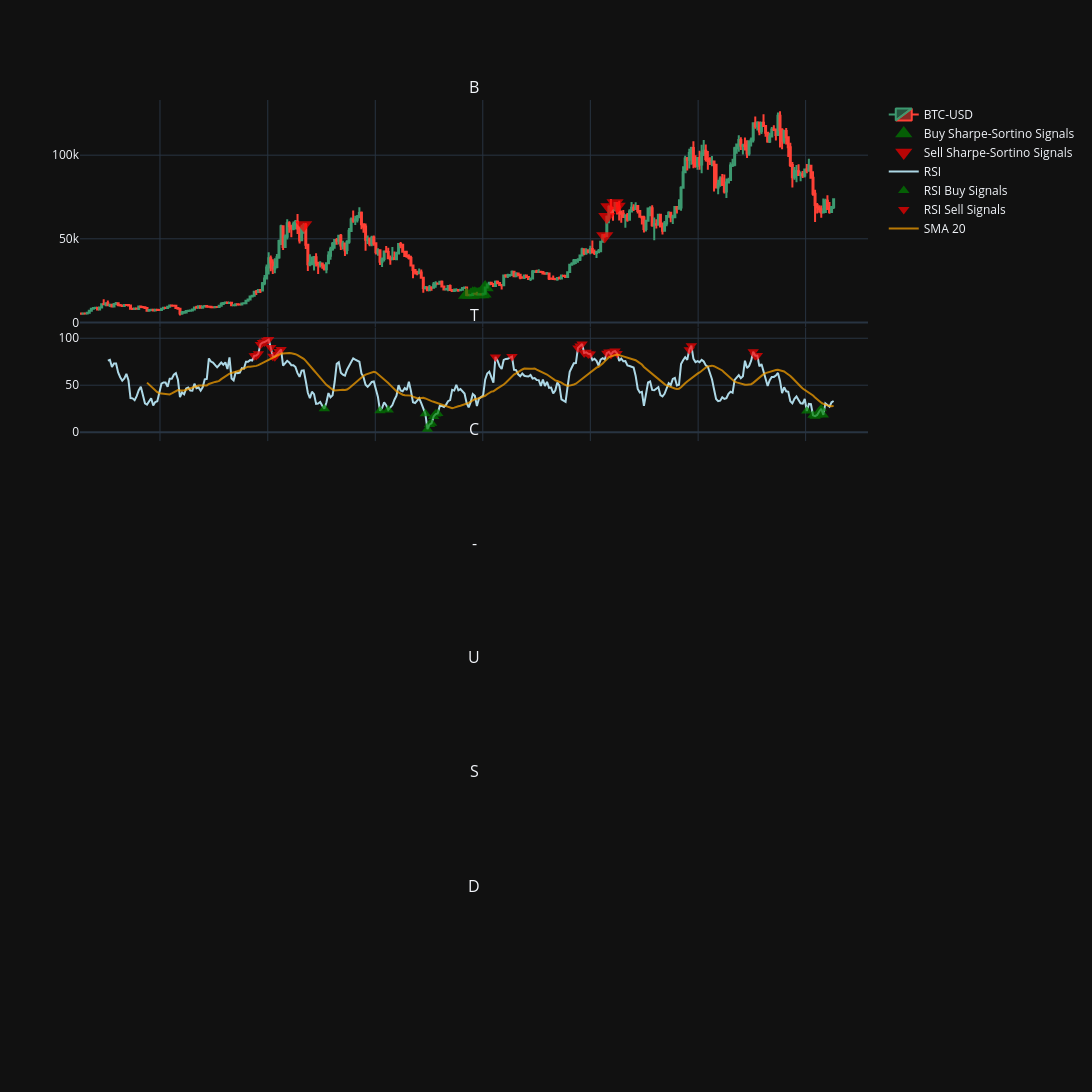

The notebook cell saved with this chart:
### Code cell
fig.add_trace(go.Scatter(
    x=btc_rsi_values.index,
    y=btc_rsi_values,
    line=dict(color='lightblue', width=2),
    showlegend=True,
    name='RSI'
), row=2, col=1)

fig.add_trace(go.Scatter(
    x=btc_rsi_values[btc_rsi_buy].index,
    y=btc_rsi_values[btc_rsi_buy],
    mode='markers',
    marker=dict(size=10,
                color='green',
                symbol='triangle-up'),
    showlegend=True,
    opacity=0.7,
    name='RSI Buy Signals'
), row=2, col=1)

fig.add_trace(go.Scatter(
    x=btc_rsi_values[btc_rsi_sell].index,
    y=btc_rsi_values[btc_rsi_sell],
    mode='markers',
    marker=dict(size=10,
                color='red',
                symbol='triangle-down'),
    showlegend=True,
    opacity=0.7,
    name='RSI Sell Signals'
), row=2, col=1)

fig.add_trace(go.Scatter(
    x=rsi_sma_20.index,
    y=rsi_sma_20,
    line=dict(color='orange', width=2),
    opacity=0.7,
    showlegend=True,
    name='SMA 20'
), row=2, col=1)

### Figure 1 — Plotly figure (JSON) as saved in the notebook; plotly's stock layout.template omitted (floating-point values rounded to 4 significant figures; data arrays with more than 128 entries replaced by an {"elided": "..."} marker saying what was removed)
{"data": [{"close": {"elided": "366 float values"}, "high": {"elided": "366 float values"}, "low": {"elided": "366 float values"}, "name": "BTC-USD", "open": {"elided": "366 float values"}, "type": "candlestick", "x": {"elided": "366 str values"}, "xaxis": "x", "yaxis": "y"}, {"marker": {"color": "green", "colorscale": [[0, "rgb(247,244,249)"], [0.125, "rgb(231,225,239)"], [0.25, "rgb(212,185,218)"], [0.375, "rgb(201,148,199)"], [0.5, "rgb(223,101,176)"], [0.625, "rgb(231,41,138)"], [0.75, "rgb(206,18,86)"], [0.875, "rgb(152,0,67)"], [1, "rgb(103,0,31)"]], "size": 15, "symbol": "triangle-up"}, "mode": "markers", "name": "Buy Sharpe-Sortino Signals", "opacity": 0.7, "showlegend": true, "type": "scatter", "x": ["2022-11-07T00:00:00", "2022-11-21T00:00:00", "2022-11-28T00:00:00", "2022-12-05T00:00:00", "2022-12-12T00:00:00", "2022-12-19T00:00:00", "2022-12-26T00:00:00", "2023-01-02T00:00:00", "2023-01-09T00:00:00"], "xaxis": "x", "y": [16350.0, 16440.0, 17130.0, 17100.0, 16760.0, 16840.0, 16630.0, 17090.0, 20880.0], "yaxis": "y"}, {"marker": {"color": "red", "colorscale": [[0, "rgb(247,244,249)"], [0.125, "rgb(231,225,239)"], [0.25, "rgb(212,185,218)"], [0.375, "rgb(201,148,199)"], [0.5, "rgb(223,101,176)"], [0.625, "rgb(231,41,138)"], [0.75, "rgb(206,18,86)"], [0.875, "rgb(152,0,67)"], [1, "rgb(103,0,31)"]], "size": 15, "symbol": "triangle-down"}, "mode": "markers", "name": "Sell Sharpe-Sortino Signals", "opacity": 0.7, "showlegend": true, "type": "scatter", "x": ["2021-05-03T00:00:00", "2024-02-19T00:00:00", "2024-02-26T00:00:00", "2024-03-04T00:00:00", "2024-03-25T00:00:00", "2024-04-01T00:00:00"], "xaxis": "x", "y": [58230.0, 51730.0, 63170.0, 69020.0, 71330.0, 69360.0], "yaxis": "y"}, {"line": {"color": "lightblue", "width": 2}, "name": "RSI", "showlegend": true, "type": "scatter", "x": {"elided": "366 str values"}, "xaxis": "x2", "y": {"elided": "366 float values"}, "yaxis": "y2"}, {"marker": {"color": "green", "size": 10, "symbol": "triangle-up"}, "mode": "markers", "name": "RSI Buy Signals", "opacity": 0.7, "showlegend": true, "type": "scatter", "x": ["2021-07-12T00:00:00", "2022-01-17T00:00:00", "2022-02-14T00:00:00", "2022-06-20T00:00:00", "2022-06-27T00:00:00", "2022-07-04T00:00:00", "2022-07-11T00:00:00", "2022-07-18T00:00:00", "2022-07-25T00:00:00", "2022-08-01T00:00:00", "2026-01-05T00:00:00", "2026-01-26T00:00:00", "2026-02-02T00:00:00", "2026-02-09T00:00:00", "2026-02-16T00:00:00", "2026-02-23T00:00:00", "2026-03-02T00:00:00"], "xaxis": "x2", "y": [24.99, 22.77, 23.69, 19.58, 3.18, 8.167, 9.454, 16.8, 19.26, 19.9, 22.55, 17.87, 17.03, 18.37, 22.02, 24.88, 18.34], "yaxis": "y2"}, {"marker": {"color": "red", "size": 10, "symbol": "triangle-down"}, "mode": "markers", "name": "RSI Sell Signals", "opacity": 0.7, "showlegend": true, "type": "scatter", "x": ["2020-11-16T00:00:00", "2020-11-23T00:00:00", "2020-11-30T00:00:00", "2020-12-07T00:00:00", "2020-12-14T00:00:00", "2020-12-21T00:00:00", "2020-12-28T00:00:00", "2021-01-04T00:00:00", "2021-01-11T00:00:00", "2021-01-18T00:00:00", "2021-01-25T00:00:00", "2021-02-01T00:00:00", "2021-02-08T00:00:00", "2021-02-15T00:00:00", "2023-02-13T00:00:00", "2023-04-10T00:00:00", "2023-11-20T00:00:00", "2023-11-27T00:00:00", "2023-12-04T00:00:00", "2023-12-11T00:00:00", "2023-12-18T00:00:00", "2023-12-25T00:00:00", "2024-01-01T00:00:00", "2024-02-26T00:00:00", "2024-03-04T00:00:00", "2024-03-11T00:00:00", "2024-03-18T00:00:00", "2024-03-25T00:00:00", "2024-04-01T00:00:00", "2024-12-02T00:00:00", "2024-12-09T00:00:00", "2025-07-07T00:00:00", "2025-07-14T00:00:00", "2025-07-21T00:00:00"], "xaxis": "x2", "y": [81.34, 81.62, 83.43, 93.48, 95.42, 96.02, 97.82, 98.61, 90.24, 80.84, 80.42, 83.03, 86.0, 88.14, 80.09, 80.59, 89.73, 91.82, 93.89, 84.42, 85.05, 83.37, 83.33, 84.17, 85.46, 82.58, 85.42, 86.34, 83.72, 87.77, 92.13, 85.7, 81.34, 81.57], "yaxis": "y2"}, {"line": {"color": "orange", "width": 2}, "name": "SMA 20", "opacity": 0.7, "showlegend": true, "type": "scatter", "x": {"elided": "366 str values"}, "xaxis": "x2", "y": {"elided": "366 float values"}, "yaxis": "y2"}], "layout": {"annotations": [{"font": {"size": 16}, "showarrow": false, "text": "B", "x": 0.5, "xanchor": "center", "xref": "paper", "y": 1, "yanchor": "bottom", "yref": "paper"}, {"font": {"size": 16}, "showarrow": false, "text": "T", "x": 0.5, "xanchor": "center", "xref": "paper", "y": 0.7504, "yanchor": "bottom", "yref": "paper"}, {"font": {"size": 16}, "showarrow": false, "text": "C", "x": 0.5, "xanchor": "center", "xref": "paper", "y": 0.6252, "yanchor": "bottom", "yref": "paper"}, {"font": {"size": 16}, "showarrow": false, "text": "-", "x": 0.5, "xanchor": "center", "xref": "paper", "y": 0.5, "yanchor": "bottom", "yref": "paper"}, {"font": {"size": 16}, "showarrow": false, "text": "U", "x": 0.5, "xanchor": "center", "xref": "paper", "y": 0.3748, "yanchor": "bottom", "yref": "paper"}, {"font": {"size": 16}, "showarrow": false, "text": "S", "x": 0.5, "xanchor": "center", "xref": "paper", "y": 0.2496, "yanchor": "bottom", "yref": "paper"}, {"font": {"size": 16}, "showarrow": false, "text": "D", "x": 0.5, "xanchor": "center", "xref": "paper", "y": 0.1244, "yanchor": "bottom", "yref": "paper"}], "height": 1150, "width": 1600, "xaxis": {"anchor": "y", "domain": [0, 1], "matches": "x7", "rangeslider": {"visible": false}, "showticklabels": false}, "xaxis2": {"anchor": "y2", "domain": [0, 1], "matches": "x7", "showticklabels": false}, "xaxis3": {"anchor": "y3", "domain": [0, 1], "matches": "x7", "showticklabels": false}, "xaxis4": {"anchor": "y4", "domain": [0, 1], "matches": "x7", "showticklabels": false}, "xaxis5": {"anchor": "y5", "domain": [0, 1], "matches": "x7", "showticklabels": false}, "xaxis6": {"anchor": "y6", "domain": [0, 1], "matches": "x7", "showticklabels": false}, "xaxis7": {"anchor": "y7", "domain": [0, 1]}, "yaxis": {"anchor": "x", "domain": [0.7512, 1]}, "yaxis2": {"anchor": "x2", "domain": [0.626, 0.7504]}, "yaxis3": {"anchor": "x3", "domain": [0.5008, 0.6252]}, "yaxis4": {"anchor": "x4", "domain": [0.3756, 0.5]}, "yaxis5": {"anchor": "x5", "domain": [0.2504, 0.3748]}, "yaxis6": {"anchor": "x6", "domain": [0.1252, 0.2496]}, "yaxis7": {"anchor": "x7", "domain": [0, 0.1244]}}}
